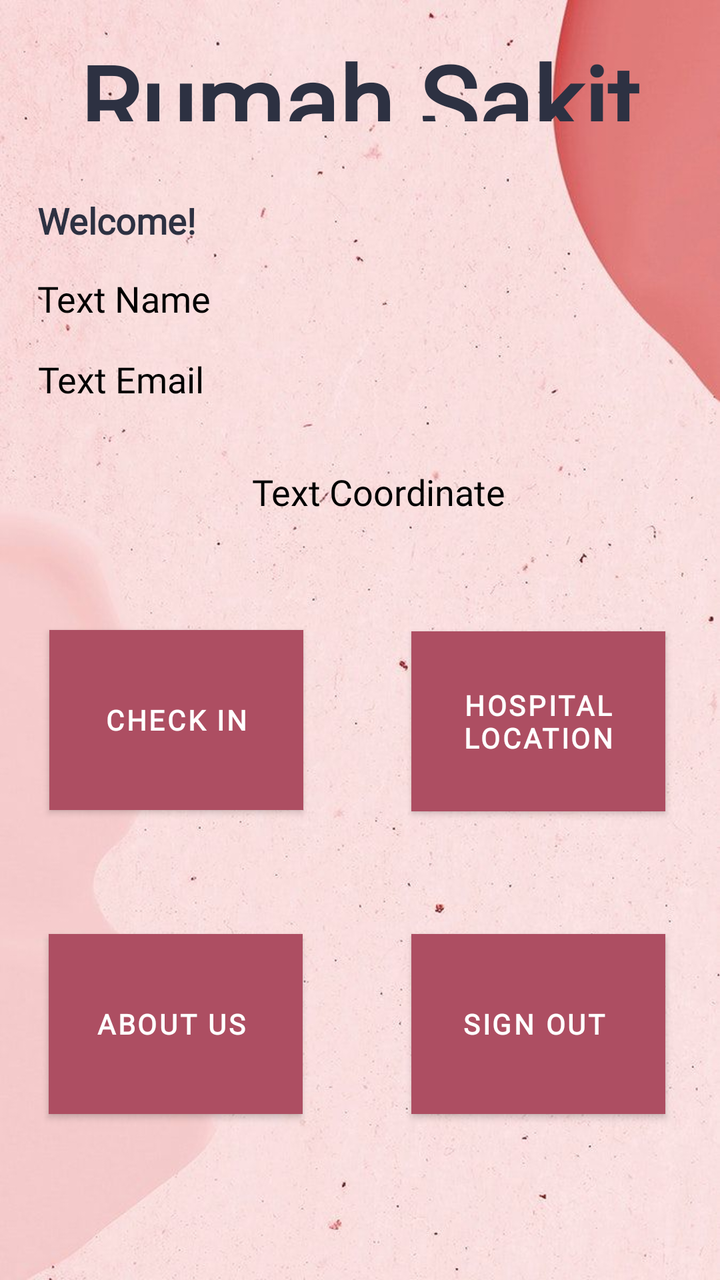
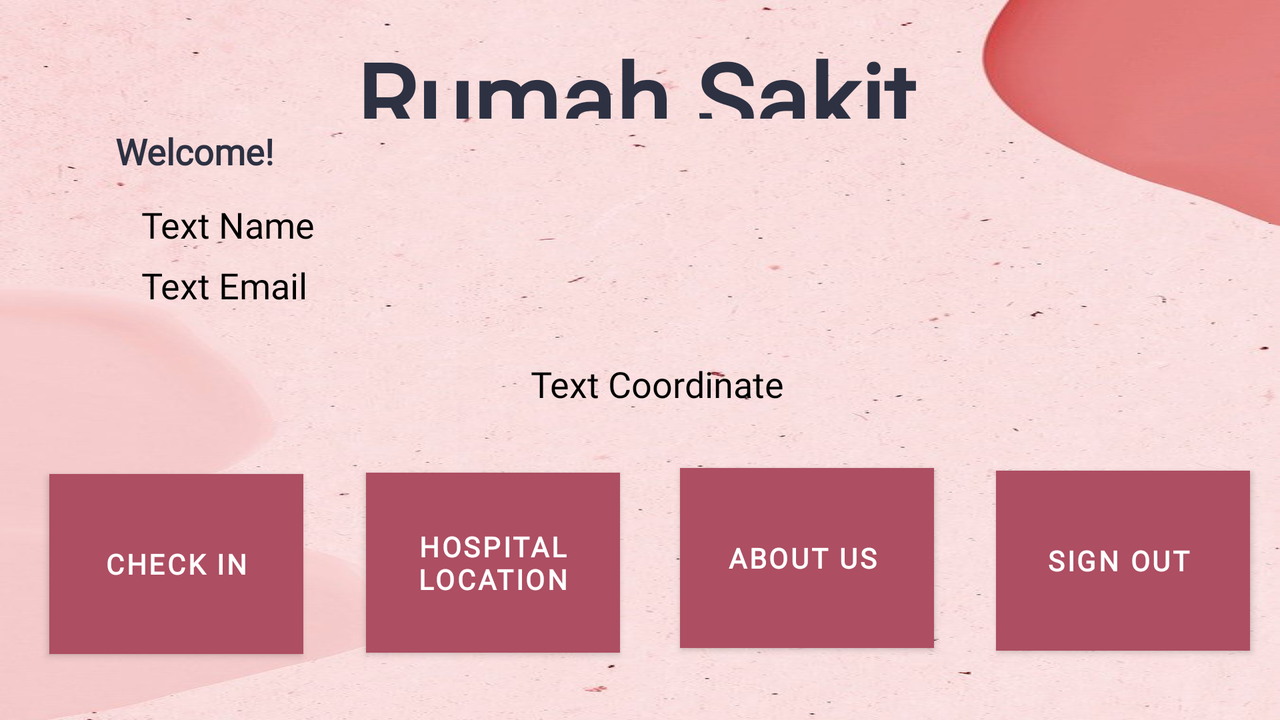

Compare how this app lays out the same screen by default and in its alternative resource folder. The renders come first, then the two layout files and the values they reference.
<!-- AndroidManifest.xml: application theme Theme.Project -->
<!-- res/layout/activity_homepage.xml -->
<?xml version="1.0" encoding="utf-8"?>
<androidx.constraintlayout.widget.ConstraintLayout xmlns:android="http://schemas.android.com/apk/res/android"
    xmlns:app="http://schemas.android.com/apk/res-auto"
    xmlns:tools="http://schemas.android.com/tools"
    android:layout_width="match_parent"
    android:layout_height="match_parent"
    android:background="@drawable/pinkbg2"
    tools:context=".Homepage">


    <TextView
        android:id="@+id/textView"
        android:layout_width="314dp"
        android:layout_height="44dp"
        android:fontFamily="@font/willonaile"
        android:gravity="center"
        android:text="Rumah Sakit Finder"
        android:textColor="#2D3142"
        android:textSize="50sp"
        android:textStyle="bold"
        app:layout_constraintBottom_toBottomOf="parent"
        app:layout_constraintHorizontal_bias="0.494"
        app:layout_constraintLeft_toLeftOf="parent"
        app:layout_constraintRight_toRightOf="parent"
        app:layout_constraintTop_toTopOf="parent"
        app:layout_constraintVertical_bias="0.028" />

    <TextView
        android:id="@+id/textView4"
        android:layout_width="225dp"
        android:layout_height="56dp"
        android:gravity="left"
        android:text="Welcome!"
        android:textColor="#2D3142"
        android:textSize="18sp"
        android:textStyle="bold"
        app:layout_constraintBottom_toBottomOf="parent"
        app:layout_constraintHorizontal_bias="0.139"
        app:layout_constraintLeft_toLeftOf="parent"
        app:layout_constraintRight_toRightOf="parent"
        app:layout_constraintTop_toTopOf="parent"
        app:layout_constraintVertical_bias="0.168" />

    <TextView
        android:id="@+id/tvname"
        android:layout_width="358dp"
        android:layout_height="37dp"
        android:gravity="left"
        android:paddingLeft="18dp"
        android:text="Text Name"
        android:textColor="@color/black"
        android:textSize="18sp"
        app:layout_constraintBottom_toBottomOf="parent"
        app:layout_constraintEnd_toEndOf="parent"
        app:layout_constraintHorizontal_bias="0.264"
        app:layout_constraintStart_toStartOf="parent"
        app:layout_constraintTop_toTopOf="parent"
        app:layout_constraintVertical_bias="0.227" />

    <TextView
        android:id="@+id/tvemail"
        android:layout_width="356dp"
        android:layout_height="33dp"
        android:gravity="left"
        android:paddingLeft="18dp"
        android:text="Text Email"
        android:textColor="@color/black"
        android:textSize="18sp"
        app:layout_constraintBottom_toBottomOf="parent"
        app:layout_constraintEnd_toEndOf="parent"
        app:layout_constraintHorizontal_bias="0.29"
        app:layout_constraintStart_toStartOf="parent"
        app:layout_constraintTop_toTopOf="parent"
        app:layout_constraintVertical_bias="0.292" />

    <TextView
        android:id="@+id/tvcoordinates"
        android:layout_width="356dp"
        android:layout_height="33dp"
        android:gravity="center"
        android:paddingLeft="18dp"
        android:text="Text Coordinate"
        android:textColor="@color/black"
        android:textSize="18sp"
        app:layout_constraintBottom_toBottomOf="parent"
        app:layout_constraintEnd_toEndOf="parent"
        app:layout_constraintHorizontal_bias="0.472"
        app:layout_constraintStart_toStartOf="parent"
        app:layout_constraintTop_toTopOf="parent"
        app:layout_constraintVertical_bias="0.378" />

    <Button
        android:id="@+id/signout"
        style="@style/Widget.MaterialComponents.Button.Icon"
        android:layout_width="127dp"
        android:layout_height="90dp"
        android:background="#CBEDDE"
        android:text="Sign Out"
        android:textColor="@color/white"
        android:textStyle="bold"
        app:backgroundTint="@color/pink"
        app:layout_constraintBottom_toBottomOf="parent"
        app:layout_constraintEnd_toEndOf="parent"
        app:layout_constraintHorizontal_bias="0.883"
        app:layout_constraintStart_toStartOf="parent"
        app:layout_constraintTop_toBottomOf="@+id/Hospitalbtn"
        app:layout_constraintVertical_bias="0.426" />

    <Button
        android:id="@+id/Aboutusbtn"
        style="@style/Widget.MaterialComponents.Button.Icon"
        android:layout_width="127dp"
        android:layout_height="90dp"
        android:background="#CBEDDE"
        android:text="About Us"
        android:textColor="#FFFFFF"
        android:textStyle="bold"
        app:backgroundTint="@color/pink"

        app:layout_constraintBottom_toBottomOf="parent"
        app:layout_constraintEnd_toEndOf="parent"
        app:layout_constraintHorizontal_bias="0.105"
        app:layout_constraintStart_toStartOf="parent"
        app:layout_constraintTop_toBottomOf="@+id/Hospitalbtn"
        app:layout_constraintVertical_bias="0.426" />

    <Button
        android:id="@+id/Checkinbtn"
        android:layout_width="127dp"
        android:layout_height="90dp"
        android:background="#CBEDDE"
        android:text="Check in"
        android:textColor="#FFFFFF"
        android:textColorHighlight="@color/darkpink"
        android:textStyle="bold"
        app:backgroundTint="@color/pink"
        app:layout_constraintBottom_toBottomOf="parent"
        app:layout_constraintEnd_toEndOf="parent"
        app:layout_constraintHorizontal_bias="0.106"
        app:layout_constraintStart_toStartOf="parent"
        app:layout_constraintTop_toTopOf="parent"
        app:layout_constraintVertical_bias="0.573" />

    <Button
        android:id="@+id/Hospitalbtn"
        android:layout_width="127dp"
        android:layout_height="90dp"
        android:background="#CBEDDE"
        android:text="Hospital Location"
        android:textColor="#FFFFFF"
        android:textStyle="bold"
        app:backgroundTint="@color/pink"
        app:layout_constraintBottom_toBottomOf="parent"
        app:layout_constraintEnd_toEndOf="parent"
        app:layout_constraintHorizontal_bias="0.883"
        app:layout_constraintStart_toStartOf="parent"
        app:layout_constraintTop_toTopOf="parent"
        app:layout_constraintVertical_bias="0.574" />


</androidx.constraintlayout.widget.ConstraintLayout>
<!-- resources referenced by this layout -->
<resources>
  <color name="black">#000000</color>
  <color name="darkpink">#753333</color>
  <color name="pink">#AD4E62</color>
  <color name="white">#FFFFFFFF</color>
  <!-- drawable pinkbg2: jpg bitmap (drawable, 68491 bytes) -->
  <style name="Theme.Project" parent="Theme.MaterialComponents.DayNight.DarkActionBar">
          
          <item name="colorPrimary">@color/purple_500</item>
          <item name="colorPrimaryVariant">@color/purple_700</item>
          <item name="colorOnPrimary">@color/white</item>
          
          <item name="colorSecondary">@color/teal_200</item>
          <item name="colorSecondaryVariant">@color/teal_700</item>
          <item name="colorOnSecondary">@color/black</item>
          
          <item name="android:statusBarColor" tools:targetApi="l">?attr/colorPrimaryVariant</item>
          
          <item name="android:fontFamily">@font/arconregular</item>
      </style>
  <color name="purple_500">#AD4E62</color>
  <color name="purple_700">#753333</color>
  <color name="teal_200">#FF03DAC5</color>
  <color name="teal_700">#FF018786</color>
</resources>
<!-- res/layout-land/activity_homepage.xml (the repository's variant of the layout above) -->
<!-- drawn on the phone turned sideways -->
<?xml version="1.0" encoding="utf-8"?>
<androidx.constraintlayout.widget.ConstraintLayout xmlns:android="http://schemas.android.com/apk/res/android"
    xmlns:app="http://schemas.android.com/apk/res-auto"
    xmlns:tools="http://schemas.android.com/tools"
    android:layout_width="match_parent"
    android:layout_height="match_parent"
    android:background="@drawable/pinkbg2"
    tools:context=".Homepage">


    <TextView
        android:id="@+id/textView"
        android:layout_width="314dp"
        android:layout_height="44dp"
        android:gravity="center"
        android:text="Rumah Sakit Finder"
        android:fontFamily="@font/willonaile"
        android:textColor="#2D3142"
        android:textSize="50sp"
        android:textStyle="bold"
        app:layout_constraintBottom_toBottomOf="parent"
        app:layout_constraintHorizontal_bias="0.494"
        app:layout_constraintLeft_toLeftOf="parent"
        app:layout_constraintRight_toRightOf="parent"
        app:layout_constraintTop_toTopOf="parent"
        app:layout_constraintVertical_bias="0.048" />

    <TextView
        android:id="@+id/textView4"
        android:layout_width="225dp"
        android:layout_height="56dp"
        android:gravity="left"
        android:text="Welcome!"
        android:textColor="#2D3142"
        android:textSize="18sp"
        android:textStyle="bold"
        app:layout_constraintBottom_toBottomOf="parent"
        app:layout_constraintHorizontal_bias="0.139"
        app:layout_constraintLeft_toLeftOf="parent"
        app:layout_constraintRight_toRightOf="parent"
        app:layout_constraintTop_toTopOf="parent"
        app:layout_constraintVertical_bias="0.208" />

    <TextView
        android:id="@+id/tvname"
        android:layout_width="358dp"
        android:layout_height="37dp"
        android:gravity="left"
        android:paddingLeft="18dp"
        android:text="Text Name"
        android:textColor="@color/black"
        android:textSize="18sp"
        app:layout_constraintBottom_toBottomOf="parent"
        app:layout_constraintEnd_toEndOf="parent"
        app:layout_constraintHorizontal_bias="0.187"
        app:layout_constraintStart_toStartOf="parent"
        app:layout_constraintTop_toTopOf="parent"
        app:layout_constraintVertical_bias="0.31" />


    <TextView
        android:id="@+id/tvemail"
        android:layout_width="356dp"
        android:layout_height="33dp"
        android:gravity="left"
        android:paddingLeft="18dp"
        android:text="Text Email"
        android:textColor="@color/black"
        android:textSize="18sp"
        app:layout_constraintBottom_toBottomOf="parent"
        app:layout_constraintEnd_toEndOf="parent"
        app:layout_constraintHorizontal_bias="0.186"
        app:layout_constraintStart_toStartOf="parent"
        app:layout_constraintTop_toTopOf="parent"
        app:layout_constraintVertical_bias="0.399" />

    <TextView
        android:id="@+id/tvcoordinates"
        android:layout_width="356dp"
        android:layout_height="33dp"
        android:gravity="center"
        android:paddingLeft="18dp"
        android:text="Text Coordinate"
        android:textColor="@color/black"
        android:textSize="18sp"
        app:layout_constraintBottom_toBottomOf="parent"
        app:layout_constraintEnd_toEndOf="parent"
        app:layout_constraintHorizontal_bias="0.498"
        app:layout_constraintStart_toStartOf="parent"
        app:layout_constraintTop_toTopOf="parent"
        app:layout_constraintVertical_bias="0.536" />

    <Button
        android:id="@+id/signout"
        style="@style/Widget.MaterialComponents.Button.Icon"
        android:layout_width="127dp"
        android:layout_height="90dp"
        android:background="#CBEDDE"
        android:text="Sign Out"
        android:textColor="#FFFFFF"
        android:textStyle="bold"
        app:backgroundTint="@color/pink"
        app:layout_constraintBottom_toBottomOf="parent"
        app:layout_constraintEnd_toEndOf="parent"
        app:layout_constraintHorizontal_bias="0.971"
        app:layout_constraintStart_toStartOf="parent"
        app:layout_constraintTop_toTopOf="parent"
        app:layout_constraintVertical_bias="0.871" />

    <Button
        android:id="@+id/Aboutusbtn"
        style="@style/Widget.MaterialComponents.Button.Icon"
        android:layout_width="127dp"
        android:layout_height="90dp"
        android:background="#CBEDDE"
        android:text="About Us"
        android:textColor="#FFFFFF"
        android:textStyle="bold"
        app:backgroundTint="@color/pink"

        app:layout_constraintBottom_toBottomOf="parent"
        app:layout_constraintEnd_toEndOf="parent"
        app:layout_constraintHorizontal_bias="0.663"
        app:layout_constraintStart_toStartOf="parent"
        app:layout_constraintTop_toTopOf="parent"
        app:layout_constraintVertical_bias="0.867" />

    <Button
        android:id="@+id/Checkinbtn"
        android:layout_width="127dp"
        android:layout_height="90dp"
        android:background="#CBEDDE"
        android:text="Check in"
        android:textColor="#FFFFFF"
        android:textColorHighlight="@color/darkpink"
        android:textStyle="bold"
        app:backgroundTint="@color/pink"
        app:layout_constraintBottom_toBottomOf="parent"
        app:layout_constraintEnd_toEndOf="parent"
        app:layout_constraintHorizontal_bias="0.048"
        app:layout_constraintStart_toStartOf="parent"
        app:layout_constraintTop_toTopOf="parent"
        app:layout_constraintVertical_bias="0.878" />

    <Button
        android:id="@+id/Hospitalbtn"
        android:layout_width="127dp"
        android:layout_height="90dp"
        android:background="#CBEDDE"
        android:text="Hospital Location"
        android:textColor="#FFFFFF"
        android:textStyle="bold"
        app:backgroundTint="@color/pink"
        app:layout_constraintBottom_toBottomOf="parent"
        app:layout_constraintEnd_toEndOf="parent"
        app:layout_constraintHorizontal_bias="0.357"
        app:layout_constraintStart_toStartOf="parent"
        app:layout_constraintTop_toTopOf="parent"
        app:layout_constraintVertical_bias="0.875" />

</androidx.constraintlayout.widget.ConstraintLayout>
<!-- resources referenced by the variant -->
<!-- as the phone turned sideways resolves them -->
<resources>
  <color name="black">#000000</color>
  <color name="darkpink">#753333</color>
  <color name="pink">#AD4E62</color>
  <!-- drawable pinkbg2: jpg bitmap (drawable, 68491 bytes) -->
  <style name="Theme.Project" parent="Theme.MaterialComponents.DayNight.DarkActionBar">
          
          <item name="colorPrimary">@color/purple_500</item>
          <item name="colorPrimaryVariant">@color/purple_700</item>
          <item name="colorOnPrimary">@color/white</item>
          
          <item name="colorSecondary">@color/teal_200</item>
          <item name="colorSecondaryVariant">@color/teal_700</item>
          <item name="colorOnSecondary">@color/black</item>
          
          <item name="android:statusBarColor" tools:targetApi="l">?attr/colorPrimaryVariant</item>
          
          <item name="android:fontFamily">@font/arconregular</item>
      </style>
  <color name="purple_500">#AD4E62</color>
  <color name="purple_700">#753333</color>
  <color name="white">#FFFFFFFF</color>
  <color name="teal_200">#FF03DAC5</color>
  <color name="teal_700">#FF018786</color>
</resources>
